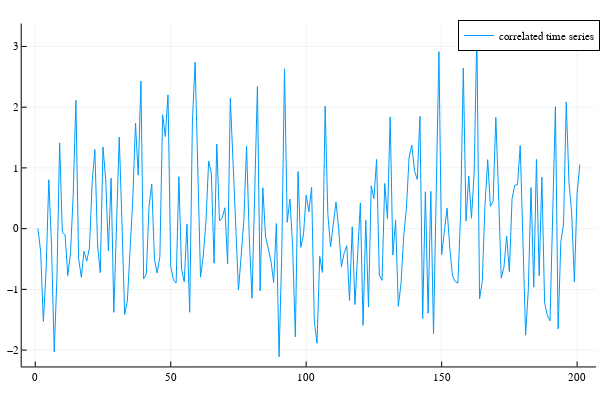

Source (notebook cell):
### Code cell
plot(x_arr, label="correlated time series")

### Figure 1 — Plotly figure (JSON) as saved in the notebook; plotly's stock layout.template omitted (floating-point values rounded to 4 significant figures; data arrays with more than 128 entries replaced by an {"elided": "..."} marker saying what was removed)
{"data": [{"colorbar": {"title": ""}, "legendgroup": "correlated time series", "line": {"color": "rgba(0, 154, 250, 1.000)", "dash": "solid", "shape": "linear", "width": 1}, "mode": "lines", "name": "correlated time series", "showlegend": true, "type": "scatter", "x": {"elided": "201 int values"}, "xaxis": "x", "y": {"elided": "201 float values"}, "yaxis": "y", "zmax": null, "zmin": null}], "layout": {"annotations": [], "height": 400, "legend": {"bgcolor": "rgba(255, 255, 255, 1.000)", "bordercolor": "rgba(0, 0, 0, 1.000)", "borderwidth": 1, "font": {"color": "rgba(0, 0, 0, 1.000)", "family": "sans-serif", "size": 11}, "title": {"font": {"color": "rgba(0, 0, 0, 1.000)", "family": "sans-serif", "size": 15}, "text": ""}, "tracegroupgap": 0, "traceorder": "normal", "x": 1, "xanchor": "auto", "y": 1, "yanchor": "auto"}, "margin": {"b": 20, "l": 0, "r": 0, "t": 20}, "paper_bgcolor": "rgba(255, 255, 255, 1.000)", "plot_bgcolor": "rgba(255, 255, 255, 1.000)", "showlegend": true, "width": 600, "xaxis": {"anchor": "y", "domain": [0.03619, 0.9934], "gridcolor": "rgba(0, 0, 0, 0.100)", "gridwidth": 0.5, "linecolor": "rgba(0, 0, 0, 1.000)", "mirror": false, "range": [-5, 207], "showgrid": true, "showline": true, "showticklabels": true, "tickangle": 0, "tickcolor": "rgb(0, 0, 0)", "tickfont": {"color": "rgba(0, 0, 0, 1.000)", "family": "sans-serif", "size": 11}, "tickmode": "array", "ticks": "inside", "ticktext": ["0", "50", "100", "150", "200"], "tickvals": [0, 50, 100, 150, 200], "title": "", "titlefont": {"color": "rgba(0, 0, 0, 1.000)", "family": "sans-serif", "size": 15}, "type": "-", "visible": true, "zeroline": false, "zerolinecolor": "rgba(0, 0, 0, 1.000)"}, "yaxis": {"anchor": "x", "domain": [0.03762, 0.9902], "gridcolor": "rgba(0, 0, 0, 0.100)", "gridwidth": 0.5, "linecolor": "rgba(0, 0, 0, 1.000)", "mirror": false, "range": [-2.27, 3.377], "showgrid": true, "showline": true, "showticklabels": true, "tickangle": 0, "tickcolor": "rgb(0, 0, 0)", "tickfont": {"color": "rgba(0, 0, 0, 1.000)", "family": "sans-serif", "size": 11}, "tickmode": "array", "ticks": "inside", "ticktext": ["−2", "−1", "0", "1", "2", "3"], "tickvals": [-2, -1, 0, 1, 2, 3], "title": "", "titlefont": {"color": "rgba(0, 0, 0, 1.000)", "family": "sans-serif", "size": 15}, "type": "-", "visible": true, "zeroline": false, "zerolinecolor": "rgba(0, 0, 0, 1.000)"}}}
